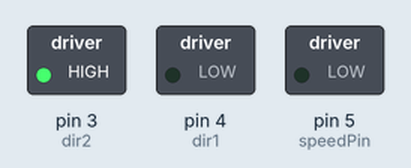
This sketch was run on a simulated Arduino Uno, built with avr-gcc and run on an emulated ATmega328P. On the bench: switched loads named in the sketch (green lamp = pin HIGH).

Above: at 2.5 s.
Timing chart, 0 to 5.8 s (numbered marks = the images above):
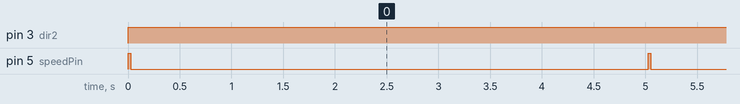

Measured:
- by itself, pin 3 (dir2): LOW → HIGH at 0.00 s
- by itself, pin 5 (speedPin): alternates HIGH for 0.03 s and LOW for 5.0 s

The sketch:

Code_37_DC_Motor.ino
```cpp
int speedPin=5;
int dir1=4;
int dir2=3;
int mSpeed=0;
void setup() {
  // put your setup code here, to run once:
  Serial.begin(9600);
pinMode(speedPin,OUTPUT);
pinMode(dir1,OUTPUT);
pinMode(dir2,OUTPUT);
}

void loop() {
  // put your main code here, to run repeatedly:
digitalWrite(dir1,LOW);
digitalWrite(dir2,HIGH);
analogWrite(speedPin,255);
delay(25);
analogWrite(speedPin,mSpeed);
delay(5000);

}
```
